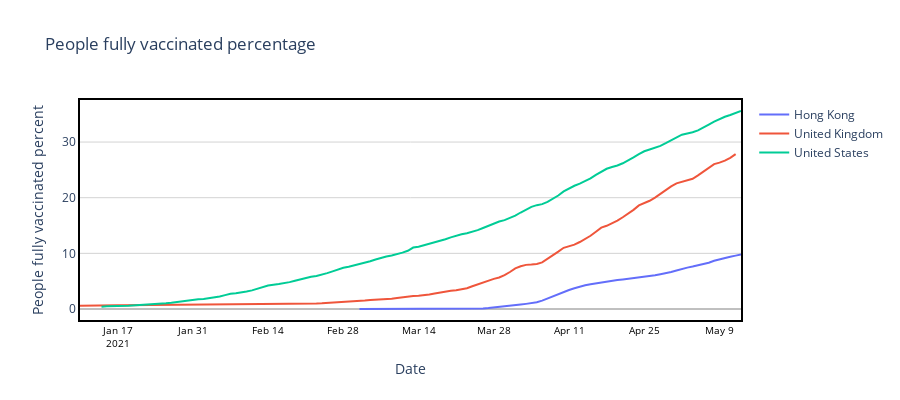

Here is the notebook cell this chart was saved with:
### Code cell
plot_time_variation_countries_group(country_vaccine_time, 'People fully vaccinated percent', 'People fully vaccinated percentage', countries)

### Figure 1 — Plotly figure (JSON) as saved in the notebook; plotly's stock layout.template omitted (floating-point values rounded to 4 significant figures)
{"data": [{"marker": {"line": {"width": 1}, "size": 8, "symbol": "circle"}, "mode": "lines", "name": "Hong Kong", "text": ["Hong Kong", "Hong Kong", "Hong Kong", "Hong Kong", "Hong Kong", "Hong Kong", "Hong Kong", "Hong Kong", "Hong Kong", "Hong Kong", "Hong Kong", "Hong Kong", "Hong Kong", "Hong Kong", "Hong Kong", "Hong Kong", "Hong Kong", "Hong Kong", "Hong Kong", "Hong Kong", "Hong Kong", "Hong Kong", "Hong Kong", "Hong Kong", "Hong Kong", "Hong Kong", "Hong Kong", "Hong Kong", "Hong Kong", "Hong Kong", "Hong Kong", "Hong Kong", "Hong Kong", "Hong Kong", "Hong Kong", "Hong Kong", "Hong Kong", "Hong Kong", "Hong Kong", "Hong Kong", "Hong Kong", "Hong Kong", "Hong Kong", "Hong Kong", "Hong Kong", "Hong Kong", "Hong Kong", "Hong Kong", "Hong Kong", "Hong Kong", "Hong Kong", "Hong Kong", "Hong Kong", "Hong Kong", "Hong Kong", "Hong Kong", "Hong Kong", "Hong Kong", "Hong Kong", "Hong Kong", "Hong Kong", "Hong Kong", "Hong Kong", "Hong Kong", "Hong Kong", "Hong Kong", "Hong Kong", "Hong Kong", "Hong Kong", "Hong Kong", "Hong Kong", "Hong Kong"], "type": "scatter", "x": ["2021-03-03", "2021-03-04", "2021-03-05", "2021-03-06", "2021-03-07", "2021-03-08", "2021-03-09", "2021-03-10", "2021-03-11", "2021-03-12", "2021-03-13", "2021-03-14", "2021-03-15", "2021-03-16", "2021-03-17", "2021-03-18", "2021-03-19", "2021-03-20", "2021-03-21", "2021-03-22", "2021-03-23", "2021-03-24", "2021-03-25", "2021-03-26", "2021-03-27", "2021-03-28", "2021-03-29", "2021-03-30", "2021-03-31", "2021-04-01", "2021-04-02", "2021-04-03", "2021-04-04", "2021-04-05", "2021-04-06", "2021-04-07", "2021-04-08", "2021-04-09", "2021-04-10", "2021-04-11", "2021-04-12", "2021-04-13", "2021-04-14", "2021-04-15", "2021-04-16", "2021-04-17", "2021-04-18", "2021-04-19", "2021-04-20", "2021-04-21", "2021-04-22", "2021-04-23", "2021-04-24", "2021-04-25", "2021-04-26", "2021-04-27", "2021-04-28", "2021-04-29", "2021-04-30", "2021-05-01", "2021-05-02", "2021-05-03", "2021-05-04", "2021-05-05", "2021-05-06", "2021-05-07", "2021-05-08", "2021-05-09", "2021-05-10", "2021-05-11", "2021-05-12", "2021-05-13"], "y": [0.0, 0.0, 0.0, 0.0, 0.0, 0.0, 0.0, 0.0, 0.0, 0.0, 0.0, 0.0, 0.0, 0.0, 0.0, 0.0, 0.0, 0.0, 0.0, 0.0, 0.01, 0.01, 0.01, 0.08, 0.16, 0.25, 0.33, 0.46, 0.59, 0.72, 0.8, 0.92, 1.03, 1.2, 1.51, 1.92, 2.28, 2.69, 3.09, 3.41, 3.74, 4.05, 4.25, 4.43, 4.61, 4.8, 4.95, 5.1, 5.21, 5.32, 5.43, 5.55, 5.67, 5.77, 5.9, 6.06, 6.24, 6.41, 6.64, 6.91, 7.2, 7.44, 7.64, 7.85, 8.04, 8.32, 8.66, 8.94, 9.2, 9.4, 9.59, 9.78]}, {"marker": {"line": {"width": 1}, "size": 8, "symbol": "circle"}, "mode": "lines", "name": "United Kingdom", "text": ["United Kingdom", "United Kingdom", "United Kingdom", "United Kingdom", "United Kingdom", "United Kingdom", "United Kingdom", "United Kingdom", "United Kingdom", "United Kingdom", "United Kingdom", "United Kingdom", "United Kingdom", "United Kingdom", "United Kingdom", "United Kingdom", "United Kingdom", "United Kingdom", "United Kingdom", "United Kingdom", "United Kingdom", "United Kingdom", "United Kingdom", "United Kingdom", "United Kingdom", "United Kingdom", "United Kingdom", "United Kingdom", "United Kingdom", "United Kingdom", "United Kingdom", "United Kingdom", "United Kingdom", "United Kingdom", "United Kingdom", "United Kingdom", "United Kingdom", "United Kingdom", "United Kingdom", "United Kingdom", "United Kingdom", "United Kingdom", "United Kingdom", "United Kingdom", "United Kingdom", "United Kingdom", "United Kingdom", "United Kingdom", "United Kingdom", "United Kingdom", "United Kingdom", "United Kingdom", "United Kingdom", "United Kingdom", "United Kingdom", "United Kingdom", "United Kingdom", "United Kingdom", "United Kingdom", "United Kingdom", "United Kingdom", "United Kingdom", "United Kingdom", "United Kingdom", "United Kingdom", "United Kingdom", "United Kingdom", "United Kingdom", "United Kingdom", "United Kingdom", "United Kingdom", "United Kingdom", "United Kingdom", "United Kingdom", "United Kingdom", "United Kingdom", "United Kingdom", "United Kingdom", "United Kingdom", "United Kingdom", "United Kingdom", "United Kingdom", "United Kingdom", "United Kingdom", "United Kingdom", "United Kingdom", "United Kingdom", "United Kingdom", "United Kingdom", "United Kingdom", "United Kingdom", "United Kingdom", "United Kingdom", "United Kingdom", "United Kingdom", "United Kingdom", "United Kingdom", "United Kingdom", "United Kingdom", "United Kingdom", "United Kingdom", "United Kingdom", "United Kingdom", "United Kingdom", "United Kingdom", "United Kingdom", "United Kingdom", "United Kingdom", "United Kingdom", "United Kingdom", "United Kingdom", "United Kingdom", "United Kingdom", "United Kingdom", "United Kingdom", "United Kingdom", "United Kingdom", "United Kingdom", "United Kingdom", "United Kingdom", "United Kingdom", "United Kingdom", "United Kingdom"], "type": "scatter", "x": ["2021-01-10", "2021-01-11", "2021-01-12", "2021-01-13", "2021-01-14", "2021-01-15", "2021-01-16", "2021-01-17", "2021-01-18", "2021-01-19", "2021-01-20", "2021-01-21", "2021-01-22", "2021-01-23", "2021-01-24", "2021-01-25", "2021-01-26", "2021-01-27", "2021-01-28", "2021-01-29", "2021-01-30", "2021-01-31", "2021-02-01", "2021-02-02", "2021-02-03", "2021-02-04", "2021-02-05", "2021-02-06", "2021-02-07", "2021-02-08", "2021-02-09", "2021-02-10", "2021-02-11", "2021-02-12", "2021-02-13", "2021-02-14", "2021-02-15", "2021-02-16", "2021-02-17", "2021-02-18", "2021-02-19", "2021-02-20", "2021-02-21", "2021-02-22", "2021-02-23", "2021-02-24", "2021-02-25", "2021-02-26", "2021-02-27", "2021-02-28", "2021-03-01", "2021-03-02", "2021-03-03", "2021-03-04", "2021-03-05", "2021-03-06", "2021-03-07", "2021-03-08", "2021-03-09", "2021-03-10", "2021-03-11", "2021-03-12", "2021-03-13", "2021-03-14", "2021-03-15", "2021-03-16", "2021-03-17", "2021-03-18", "2021-03-19", "2021-03-20", "2021-03-21", "2021-03-22", "2021-03-23", "2021-03-24", "2021-03-25", "2021-03-26", "2021-03-27", "2021-03-28", "2021-03-29", "2021-03-30", "2021-03-31", "2021-04-01", "2021-04-02", "2021-04-03", "2021-04-04", "2021-04-05", "2021-04-06", "2021-04-07", "2021-04-08", "2021-04-09", "2021-04-10", "2021-04-11", "2021-04-12", "2021-04-13", "2021-04-14", "2021-04-15", "2021-04-16", "2021-04-17", "2021-04-18", "2021-04-19", "2021-04-20", "2021-04-21", "2021-04-22", "2021-04-23", "2021-04-24", "2021-04-25", "2021-04-26", "2021-04-27", "2021-04-28", "2021-04-29", "2021-04-30", "2021-05-01", "2021-05-02", "2021-05-03", "2021-05-04", "2021-05-05", "2021-05-06", "2021-05-07", "2021-05-08", "2021-05-09", "2021-05-10", "2021-05-11", "2021-05-12"], "y": [0.58, 0.61, 0.63, 0.65, 0.65, 0.66, 0.66, 0.67, 0.67, 0.68, 0.68, 0.69, 0.69, 0.69, 0.69, 0.7, 0.7, 0.7, 0.7, 0.71, 0.72, 0.73, 0.73, 0.73, 0.74, 0.75, 0.75, 0.75, 0.76, 0.76, 0.77, 0.77, 0.78, 0.79, 0.79, 0.79, 0.8, 0.82, 0.85, 0.87, 0.89, 0.91, 0.92, 0.95, 0.99, 1.03, 1.08, 1.13, 1.17, 1.2, 1.24, 1.32, 1.42, 1.52, 1.61, 1.65, 1.68, 1.74, 1.85, 1.99, 2.13, 2.26, 2.33, 2.37, 2.45, 2.59, 2.77, 2.96, 3.15, 3.28, 3.36, 3.48, 3.73, 4.09, 4.43, 4.85, 5.2, 5.42, 5.67, 6.08, 6.65, 7.3, 7.67, 7.93, 8.0, 8.1, 8.37, 8.97, 9.64, 10.3, 11.0, 11.28, 11.57, 12.04, 12.54, 13.16, 13.89, 14.63, 14.95, 15.36, 15.87, 16.49, 17.12, 17.81, 18.61, 19.0, 19.45, 20.01, 20.69, 21.41, 22.03, 22.58, 22.84, 23.02, 23.4, 24.0, 24.7, 25.38, 26.03, 26.3, 26.65, 27.16, 27.83]}, {"marker": {"line": {"width": 1}, "size": 8, "symbol": "circle"}, "mode": "lines", "name": "United States", "text": ["United States", "United States", "United States", "United States", "United States", "United States", "United States", "United States", "United States", "United States", "United States", "United States", "United States", "United States", "United States", "United States", "United States", "United States", "United States", "United States", "United States", "United States", "United States", "United States", "United States", "United States", "United States", "United States", "United States", "United States", "United States", "United States", "United States", "United States", "United States", "United States", "United States", "United States", "United States", "United States", "United States", "United States", "United States", "United States", "United States", "United States", "United States", "United States", "United States", "United States", "United States", "United States", "United States", "United States", "United States", "United States", "United States", "United States", "United States", "United States", "United States", "United States", "United States", "United States", "United States", "United States", "United States", "United States", "United States", "United States", "United States", "United States", "United States", "United States", "United States", "United States", "United States", "United States", "United States", "United States", "United States", "United States", "United States", "United States", "United States", "United States", "United States", "United States", "United States", "United States", "United States", "United States", "United States", "United States", "United States", "United States", "United States", "United States", "United States", "United States", "United States", "United States", "United States", "United States", "United States", "United States", "United States", "United States", "United States", "United States", "United States", "United States", "United States", "United States", "United States", "United States"], "type": "scatter", "x": ["2021-01-14", "2021-01-15", "2021-01-19", "2021-01-20", "2021-01-21", "2021-01-22", "2021-01-23", "2021-01-24", "2021-01-25", "2021-01-26", "2021-01-27", "2021-01-28", "2021-01-29", "2021-01-30", "2021-01-31", "2021-02-01", "2021-02-02", "2021-02-03", "2021-02-04", "2021-02-05", "2021-02-06", "2021-02-07", "2021-02-08", "2021-02-09", "2021-02-10", "2021-02-11", "2021-02-12", "2021-02-13", "2021-02-14", "2021-02-16", "2021-02-17", "2021-02-18", "2021-02-19", "2021-02-20", "2021-02-21", "2021-02-22", "2021-02-23", "2021-02-24", "2021-02-25", "2021-02-26", "2021-02-27", "2021-02-28", "2021-03-01", "2021-03-02", "2021-03-03", "2021-03-04", "2021-03-05", "2021-03-06", "2021-03-07", "2021-03-08", "2021-03-09", "2021-03-10", "2021-03-11", "2021-03-12", "2021-03-13", "2021-03-14", "2021-03-15", "2021-03-16", "2021-03-17", "2021-03-18", "2021-03-19", "2021-03-20", "2021-03-21", "2021-03-22", "2021-03-23", "2021-03-24", "2021-03-25", "2021-03-26", "2021-03-27", "2021-03-28", "2021-03-29", "2021-03-30", "2021-03-31", "2021-04-01", "2021-04-02", "2021-04-03", "2021-04-04", "2021-04-05", "2021-04-06", "2021-04-07", "2021-04-08", "2021-04-09", "2021-04-10", "2021-04-11", "2021-04-12", "2021-04-13", "2021-04-14", "2021-04-15", "2021-04-16", "2021-04-17", "2021-04-18", "2021-04-19", "2021-04-20", "2021-04-21", "2021-04-22", "2021-04-23", "2021-04-24", "2021-04-25", "2021-04-26", "2021-04-27", "2021-04-28", "2021-04-29", "2021-04-30", "2021-05-01", "2021-05-02", "2021-05-03", "2021-05-04", "2021-05-05", "2021-05-06", "2021-05-07", "2021-05-08", "2021-05-09", "2021-05-10", "2021-05-11", "2021-05-12", "2021-05-13"], "y": [0.4, 0.48, 0.6, 0.65, 0.72, 0.82, 0.91, 0.96, 1.0, 1.04, 1.14, 1.27, 1.43, 1.57, 1.69, 1.77, 1.81, 1.92, 2.07, 2.24, 2.49, 2.74, 2.85, 2.94, 3.13, 3.35, 3.61, 3.91, 4.21, 4.49, 4.63, 4.83, 5.09, 5.35, 5.64, 5.81, 5.94, 6.16, 6.45, 6.76, 7.09, 7.41, 7.61, 7.82, 8.06, 8.31, 8.58, 8.9, 9.18, 9.42, 9.6, 9.84, 10.13, 10.47, 11.04, 11.2, 11.46, 11.67, 11.96, 12.25, 12.54, 12.87, 13.2, 13.43, 13.61, 13.86, 14.18, 14.56, 14.99, 15.43, 15.73, 15.97, 16.33, 16.77, 17.34, 17.9, 18.36, 18.66, 18.84, 19.26, 19.8, 20.39, 21.14, 21.72, 22.15, 22.52, 22.93, 23.47, 24.1, 24.66, 25.2, 25.52, 25.78, 26.19, 26.68, 27.26, 27.83, 28.34, 28.67, 28.93, 29.32, 29.8, 30.32, 30.92, 31.33, 31.55, 31.75, 32.1, 32.57, 33.15, 33.68, 34.16, 34.54, 34.86, 35.18, 35.58]}], "layout": {"height": 400, "hovermode": "x", "paper_bgcolor": "rgba(0, 0, 0, 0)", "plot_bgcolor": "rgba(0, 0, 0, 0)", "title": {"text": "People fully vaccinated percentage"}, "xaxis": {"linecolor": "black", "linewidth": 2, "mirror": true, "showline": true, "showticklabels": true, "tickfont": {"color": "black", "size": 10}, "title": {"text": "Date"}, "zeroline": true, "zerolinecolor": "grey", "zerolinewidth": 1}, "yaxis": {"gridcolor": "lightgrey", "linecolor": "black", "linewidth": 2, "mirror": true, "showline": true, "title": {"text": "People fully vaccinated percent"}, "type": "linear", "zeroline": true, "zerolinecolor": "grey", "zerolinewidth": 1}}}
